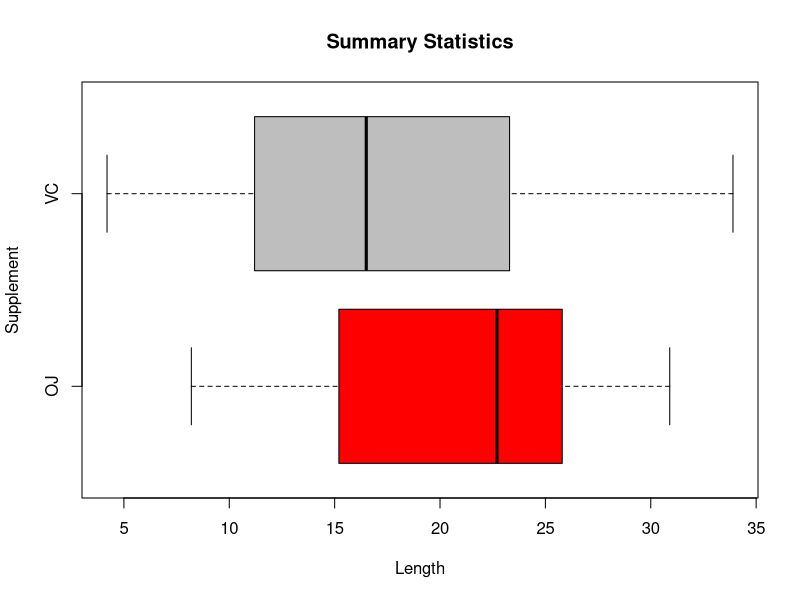

The R script that drew this image:
## ---- chunk 1
data(ToothGrowth)
head(ToothGrowth)
names(ToothGrowth)
tapply(ToothGrowth$len, ToothGrowth$supp, mean)
## ---- chunk 2
summary(ToothGrowth)
Length <- ToothGrowth$len
Supplement <- ToothGrowth$supp
boxplot(Length~Supplement, data = ToothGrowth, 
        main = "Summary Statistics", col = c("red", "grey"), 
        horizontal = TRUE)
## ---- chunk 3
Dose05 <- t.test(len ~ supp, 
              data = rbind(ToothGrowth[(ToothGrowth$dose == 0.5) & 
                                         (ToothGrowth$supp == "OJ"),],
                           ToothGrowth[(ToothGrowth$dose == 0.5) & 
                                         (ToothGrowth$supp == "VC"),]), 
              var.equal = FALSE)

Dose1 <- t.test(len ~ supp, 
             data = rbind(ToothGrowth[(ToothGrowth$dose == 1) & 
                                        (ToothGrowth$supp == "OJ"),],
                          ToothGrowth[(ToothGrowth$dose == 1) & 
                                        (ToothGrowth$supp == "VC"),]), 
             var.equal = FALSE)

Dose2 <- t.test(len ~ supp, 
             data = rbind(ToothGrowth[(ToothGrowth$dose == 2) & 
                                        (ToothGrowth$supp == "OJ"),],
                          ToothGrowth[(ToothGrowth$dose == 2) & 
                                        (ToothGrowth$supp == "VC"),]), 
             var.equal = FALSE)


results <- data.frame(
  "p-value" = c(Dose05$p.value, Dose1$p.value, Dose2$p.value),
  "Conf.Low" = c(Dose05$conf.int[1],Dose1$conf.int[1], Dose2$conf.int[1]),
  "Conf.High" = c(Dose05$conf.int[2],Dose1$conf.int[2], Dose2$conf.int[2]),
  row.names = c("Dosage 0.5","Dosage 1","Dosage 2"))

results
